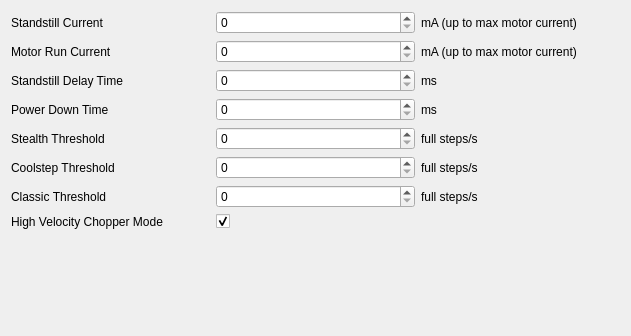
         <widget class="QWidget" name="scrollAreaWidgetContents">
          <property name="geometry">
           <rect>
            <x>0</x>
            <y>0</y>
            <width>631</width>
            <height>336</height>
           </rect>
          </property>
          <layout class="QVBoxLayout" name="verticalLayout_9">
           <item>
            <layout class="QGridLayout" name="gridLayout">
             <item row="0" column="1">
              <widget class="QSpinBox" name="standstill_current_spin">
               <property name="maximum">
                <number>1640</number>
               </property>
              </widget>
             </item>
             <item row="7" column="1">
              <widget class="QCheckBox" name="high_velocity_chopper_mode_checkbox">
               <property name="text">
                <string/>
               </property>
               <property name="checked">
                <bool>true</bool>
               </property>
              </widget>
             </item>
             <item row="6" column="1">
              <widget class="QSpinBox" name="classic_threshold_spin">
               <property name="maximum">
                <number>65535</number>
               </property>
              </widget>
             </item>
             <item row="5" column="1">
              <widget class="QSpinBox" name="coolstep_threashold_spin">
               <property name="maximum">
                <number>65535</number>
               </property>
              </widget>
             </item>
             <item row="7" column="0">
              <widget class="QLabel" name="label_19">
               <property name="text">
                <string>High Velocity Chopper Mode</string>
               </property>
              </widget>
             </item>
             <item row="1" column="1">
              <widget class="QSpinBox" name="motor_run_current_spin">
               <property name="maximum">
                <number>1640</number>
               </property>
              </widget>
             </item>
             <item row="2" column="1">
              <widget class="QSpinBox" name="standstill_delay_time_spin">
               <property name="maximum">
                <number>307</number>
               </property>
              </widget>
             </item>
             <item row="6" column="0">
              <widget class="QLabel" name="label_18">
               <property name="text">
                <string>Classic Threshold</string>
               </property>
              </widget>
             </item>
             <item row="5" column="0">
              <widget class="QLabel" name="label_17">
               <property name="text">
                <string>Coolstep Threshold</string>
               </property>
              </widget>
             </item>
             <item row="3" column="1">
              <widget class="QSpinBox" name="power_down_time_spin">
               <property name="maximum">
                <number>5222</number>
               </property>
              </widget>
             </item>
             <item row="0" column="0">
              <widget class="QLabel" name="label_11">
               <property name="text">
                <string>Standstill Current</string>
               </property>
              </widget>
             </item>
             <item row="2" column="0">
              <widget class="QLabel" name="label_14">
               <property name="text">
                <string>Standstill Delay Time</string>
               </property>
              </widget>
             </item>
             <item row="4" column="1">
              <widget class="QSpinBox" name="stealth_threshold_spin">
               <property name="maximum">
                <number>65535</number>
               </property>
              </widget>
             </item>
             <item row="1" column="0">
              <widget class="QLabel" name="label_13">
               <property name="text">
                <string>Motor Run Current</string>
               </property>
              </widget>
             </item>
             <item row="4" column="0">
              <widget class="QLabel" name="label_16">
               <property name="text">
                <string>Stealth Threshold</string>
               </property>
              </widget>
             </item>
             <item row="3" column="0">
              <widget class="QLabel" name="label_15">
               <property name="text">
                <string>Power Down Time</string>
               </property>
              </widget>
             </item>
             <item row="0" column="2">
              <widget class="QLabel" name="label_20">
               <property name="text">
                <string>mA (up to max motor current)</string>
               </property>
              </widget>
             </item>
             <item row="1" column="2">
              <widget class="QLabel" name="label_21">
               <property name="text">
                <string>mA (up to max motor current)</string>
               </property>
              </widget>
             </item>
             <item row="2" column="2">
              <widget class="QLabel" name="label_22">
               <property name="text">
                <string>ms</string>
               </property>
              </widget>
             </item>
             <item row="3" column="2">
              <widget class="QLabel" name="label_23">
               <property name="text">
                <string>ms</string>
               </property>
              </widget>
             </item>
             <item row="4" column="2">
              <widget class="QLabel" name="label_24">
               <property name="text">
                <string>full steps/s</string>
               </property>
              </widget>
             </item>
             <item row="5" column="2">
              <widget class="QLabel" name="label_25">
               <property name="text">
                <string>full steps/s</string>
               </property>
              </widget>
             </item>
             <item row="6" column="2">
              <widget class="QLabel" name="label_26">
               <property name="text">
                <string>full steps/s</string>
               </property>
              </widget>
             </item>
            </layout>
           </item>
           <item>
            <spacer name="verticalSpacer_2">
             <property name="orientation">
              <enum>Qt::Vertical</enum>
             </property>
             <property name="sizeHint" stdset="0">
              <size>
               <width>20</width>
               <height>40</height>
              </size>
             </property>
            </spacer>
           </item>
          </layout>
         </widget>
